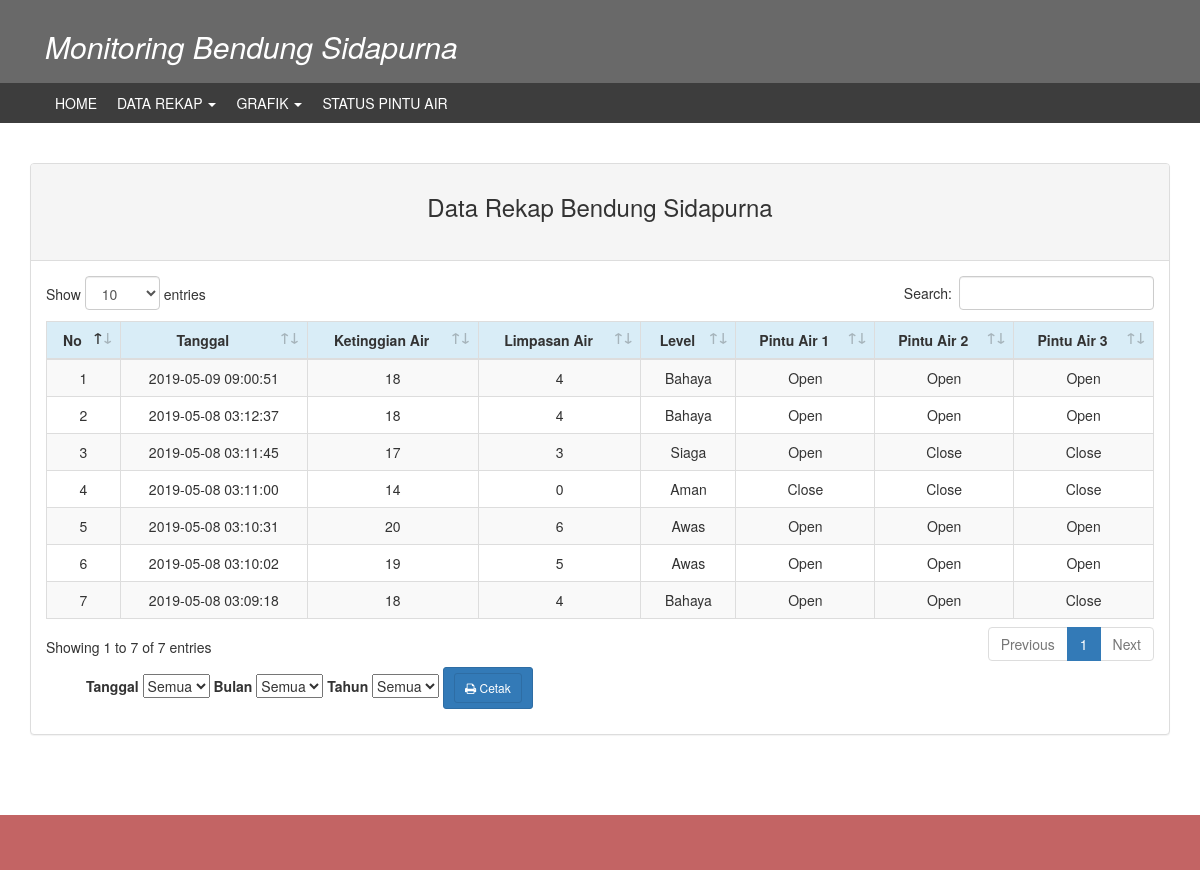
Page /index.php/monitoring/data_rekap on the committed database.
### tables this page shows
CREATE TABLE `data_rekap` (
  `id` int(11) NOT NULL,
  `waktu` timestamp NOT NULL DEFAULT CURRENT_TIMESTAMP ON UPDATE CURRENT_TIMESTAMP,
  `tinggi_air` int(3) NOT NULL,
  `limpasan_air` int(3) NOT NULL,
  `level` varchar(15) NOT NULL,
  `status_pintu_air_1` varchar(10) NOT NULL,
  `status_pintu_air_2` varchar(10) NOT NULL,
  `status_pintu_air_3` varchar(10) NOT NULL
);

### application/controllers/Monitoring.php (called while the page is built, shortened)
<?php
class Monitoring extends CI_Controller {
	public function data_rekap(){
		$this->load->model('M_bendung','rekap_data');
		$data['isi']=$this->rekap_data->get_rekap_desc();
		$data['page'] = 'frontend/data_rekap';
		$data['footer'] = 'frontend/footer2';
		$data['option_tanggal'] = $this->rekap_data->option_tanggal();
		$data['option_bulan'] = $this->rekap_data->option_bulan();
		$data['option_tahun'] = $this->rekap_data->option_tahun();
		$this->load->view('frontend/monitoring', $data, FALSE);
	}
}

### index.php (called while the page is built, shortened)
<?php
require_once BASEPATH.'core/CodeIgniter.php';

### application/models/M_bendung.php (called while the page is built, shortened)
<?php
class M_bendung extends CI_Model {
	function get_rekap_desc(){
		$this->db->select('*');
		$this->db->from('data_rekap');
		$this->db->order_by('id', 'desc');
		return $this->db->get()->result();
	}
	function option_tanggal(){
		$this->db->select('DAY(waktu) AS tanggal');
		$this->db->from('data_rekap');
		$this->db->order_by('DAY(waktu)');
		$this->db->group_by('DAY(waktu)');
		return $this->db->get()->result();
	}
	function option_bulan(){
		$this->db->select('MONTH(waktu) AS bulan');
		$this->db->from('data_rekap');
		$this->db->order_by('MONTH(waktu)');
		$this->db->group_by('MONTH(waktu)');
		return $this->db->get()->result();
	}
	function option_tahun(){
		$this->db->select('YEAR(waktu) AS tahun');
		$this->db->from('data_rekap');
		$this->db->order_by('YEAR(waktu)');
		$this->db->group_by('YEAR(waktu)');
		return $this->db->get()->result();
	}
}

### application/views/frontend/data_rekap.php (the view, shortened to what this page needs)
<div class="content-wrapper">
    <div class="container">
        <div class="row">
            <div class="col-lg-12">
                <div class="panel panel-default">
                    <div class="panel-heading">
                        <center><h3 class="card-title">Data Rekap Bendung Sidapurna</h3></center>
                        <br>
                    </div>
                    <div class="panel-body">
                        <div class="card-body">
                            <div class="table-responsive">
                                <table id="example1" class="table table-bordered table-hover table-striped">
                                    <thead>
                                        <tr class="bg-info">
                                            <th><center>No</center></th>
                                            <th><center>Tanggal</center></th>
                                            <th><center>Ketinggian Air</center></th>
                                            <th><center>Limpasan Air</center></th>
                                            <th><center>Level</center></th>
                                            <th><center>Pintu Air 1</center></th>
                                            <th><center>Pintu Air 2</center></th>
                                            <th><center>Pintu Air 3</center></th>
                                        </tr>
                                    </thead>
                                    <tbody>
                                        <?php
                                            if ($this->uri->segment(2) == 'data_rekap') {
                                                $no=1; foreach ($isi as $data) { ?>
                                                <tr>
                                                    <td><center><?php echo $no++; ?></center></td>
                                                    <td><center><?php echo $data->waktu;?></center></td>
                                                    <td><center><?php echo $data->tinggi_air;?></center></td>
                                                    <td><center><?php echo $data->limpasan_air;?></center></td>
                                                    <td><center><?php echo $data->level;?></center></td>
                                                    <td><center><?php echo $data->status_pintu_air_1;?></center></td>
                                                    <td><center><?php echo $data->status_pintu_air_2;?></center></td>
                                                    <td><center><?php echo $data->status_pintu_air_3;?></center></td>
                                                </tr>
                                            <?php  }
                                        ?>
                                    </tbody>
                                </table>
                            </div>
                        </div>
                        <?php } ?>
                        <?php echo form_open('Monitoring/cetak_pdf') ?>
                          <ul class="text-left">
                            <label>Tanggal</label>
                            <select name="tanggal">
                              <option value="">Semua</option>
                            </select>
                            <label>Bulan</label>
                            <select name="bulan">
                              <option value="">Semua</option>
                            </select>
                            <label>Tahun</label>
                            <select name="tahun">
                              <option value="">Semua</option>
                            </select>
                            <button type="submit" class="text-right btn btn-primary btn-sm"><a class="text-right btn btn-primary btn-sm">  <i class="fa fa-print"></i> Cetak</a></button>
                          </ul>
                        <?php echo form_close() ?>
                    </div>
                </div>
            </div>
        </div>
    </div>
</div>

### application/views/frontend/monitoring.php (shortened to what this page needs)
<!DOCTYPE html>
<html>
<head>
      <link rel="stylesheet" href="<?php echo base_url ('assets/template/admin/dist/css/style.css') ;?>" >
      <link rel="stylesheet" href="<?php echo base_url ('assets/template/admin/dist/css/bootstrap.css') ;?>" >
      <link rel="stylesheet" href="<?php echo base_url ('assets/template/admin/dist/css/font-awesome.css') ;?>" >
      <link rel="stylesheet" href="<?php echo base_url('assets/template/admin//plugins/datatables/dataTables.bootstrap4.min.css') ;?>">
</head>
<body>
  <header style="background-color: #696969; padding: 10px;">
        <div class="container">
            <div class="container">
              <div class="navbar-header">
                  <h2 style="color: white; font-style: italic;">Monitoring Bendung Sidapurna</h2>
              </div>
          </div>
        </div>
    </header>
    <section class="menu-section">
        <div class="container">
            <div class="row">
                <div class="col-md-12">
                    <div class="navbar-collapse collapse" id="myNavbar">
                        <ul id="menu-top" class="nav navbar-nav">
                            <li><a href="<?php echo base_url('Monitoring')?>">Home</a></li>
                            <li><a class="sub-dropdown" data-toggle="dropdown" aria-haspopup="true" aria-expanded="false">Data Rekap <span class="caret"></span></a>
                            </li><li><a class="sub-dropdown" data-toggle="dropdown" aria-haspopup="true" aria-expanded="false">Grafik <span class="caret"></span></a>
                            </li>
                            <li><a href="<?php echo base_url('Monitoring/status_pintu')?>">Status Pintu Air</a></li>
                        </ul>
                    </div>
                </div>
            </div>
        </div>
    </section>
    <?php $this->load->view($page);?>
    <?php $this->load->view($footer);?>
</body>
</html>

### application/views/frontend/footer2.php
<footer>
    <div class="container">
        <div class="row">
            <div class="col-md-12">
            	<br><br>
            </div>
        </div>
    </div>
</footer>

### rows in the picture
data_rekap: waktu "2019-05-09 09:00:51", tinggi_air "18", limpasan_air "4", level "Bahaya", status_pintu_air_1 "Open", status_pintu_air_2 "Open", status_pintu_air_3 "Open"
data_rekap: waktu "2019-05-08 03:12:37", tinggi_air "18", limpasan_air "4", level "Bahaya", status_pintu_air_1 "Open", status_pintu_air_2 "Open", status_pintu_air_3 "Open"
data_rekap: waktu "2019-05-08 03:11:45", tinggi_air "17", limpasan_air "3", level "Siaga", status_pintu_air_1 "Open", status_pintu_air_2 "Close", status_pintu_air_3 "Close"
data_rekap: waktu "2019-05-08 03:11:00", tinggi_air "14", limpasan_air "0", level "Aman", status_pintu_air_1 "Close", status_pintu_air_2 "Close", status_pintu_air_3 "Close"
data_rekap: waktu "2019-05-08 03:10:31", tinggi_air "20", limpasan_air "6", level "Awas", status_pintu_air_1 "Open", status_pintu_air_2 "Open", status_pintu_air_3 "Open"
data_rekap: waktu "2019-05-08 03:10:02", tinggi_air "19", limpasan_air "5", level "Awas", status_pintu_air_1 "Open", status_pintu_air_2 "Open", status_pintu_air_3 "Open"
data_rekap: waktu "2019-05-08 03:09:18", tinggi_air "18", limpasan_air "4", level "Bahaya", status_pintu_air_1 "Open", status_pintu_air_2 "Open", status_pintu_air_3 "Close"
